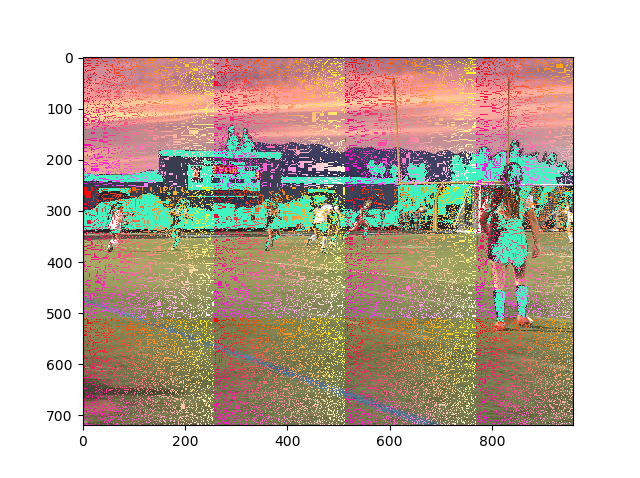

Write the Python code that produced this figure.
import matplotlib.pyplot as plt
import os.path
import numpy as np
  
   
directory = os.path.dirname(os.path.abspath(__file__)) 
filename = os.path.join(directory, 'pngs/pink.png')
img = plt.imread(filename)


height = len(img)
width = len(img[0])

print ('width= ',width)
print ('height= ',height)

for row in range(height):
        for col in range(width):
            if (sum(img[row][col]))%5 == 0:
                img[row][col] = [row, col, 125,]
                
for r in range(height):
    for c in range(width):
        if sum(img[r][c])>100: # brightness R+G+B goes up to 3*255=765
            img[r][c]=[255,0,255] 
            
'''Show the image data'''
# Create figure with 1 subplot
fig, ax = plt.subplots(1, 1)
# Show the image data in a subplot
ax.imshow(img, interpolation='none')
# Show the figure on the screen

fig.show()
